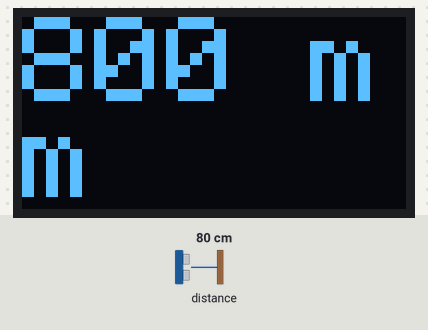
The sketch below on a simulated Arduino Uno, built with avr-gcc and run on an emulated ATmega328P. Parts: 128×64 one-colour display. The inputs (shaded band) are chosen by the test bench; at power-on: distance to the obstacle 80 cm. What the sketch prints to the serial monitor is not drawn.

Above: at 1.2 s.
1.3 s: distance to the obstacle set to 2 cm
At 1.8 s:
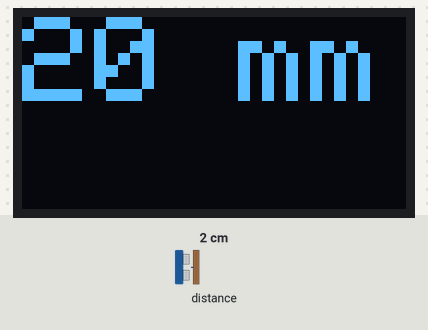
2.8 s: distance to the obstacle set to 4 cm
At 3.4 s:
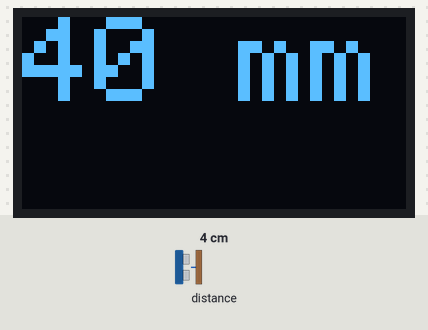
4.3 s: distance to the obstacle set to 9 cm
At 5.3 s:
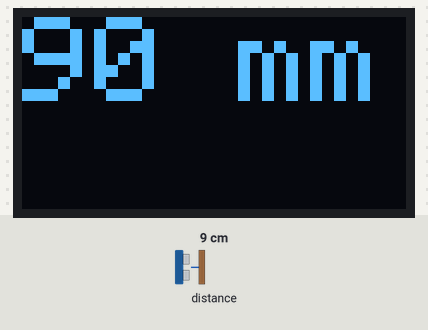
Timing chart, 0 to 7.3 s (numbered marks = the images above; inputs shaded):
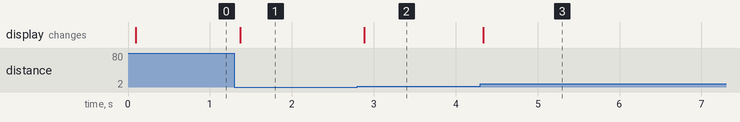

Measured:
- after the input at 1.3 s, the display: changes after 0.07 s (image 1)
- after the input at 2.8 s, the display: changes after 0.08 s (image 2)
- after the input at 4.3 s, the display: changes at once (image 3)

The sketch:

OLED_test.ino
```cpp
/* This example shows how to use continuous mode to take
range measurements with the VL53L0X. It is based on
vl53l0x_ContinuousRanging_Example.c from the VL53L0X API.

The range readings are in units of mm. */

#include <SPI.h>
#include <Wire.h>
#include <VL53L0X.h>

#include <Adafruit_GFX.h>
#include <Adafruit_SSD1306.h>

VL53L0X sensor;
#define OLED_RESET 4
Adafruit_SSD1306 display(OLED_RESET);

void setup()
{
  Serial.begin(9600);
  Wire.begin();

  sensor.init();
  sensor.setTimeout(500);

  display.begin(SSD1306_SWITCHCAPVCC, 0x3C);
  display.setTextSize(4);
  display.setTextColor(WHITE);

  sensor.startContinuous();
}

int distance;
void loop()
{
  distance   = sensor.readRangeContinuousMillimeters();

  if (sensor.timeoutOccurred()) { Serial.print(" TIMEOUT"); }
  Serial.println(distance);
  display.clearDisplay();
  display.setCursor(0,0);
  display.print(distance);
  display.print(" mm");
  display.display();

}
```
